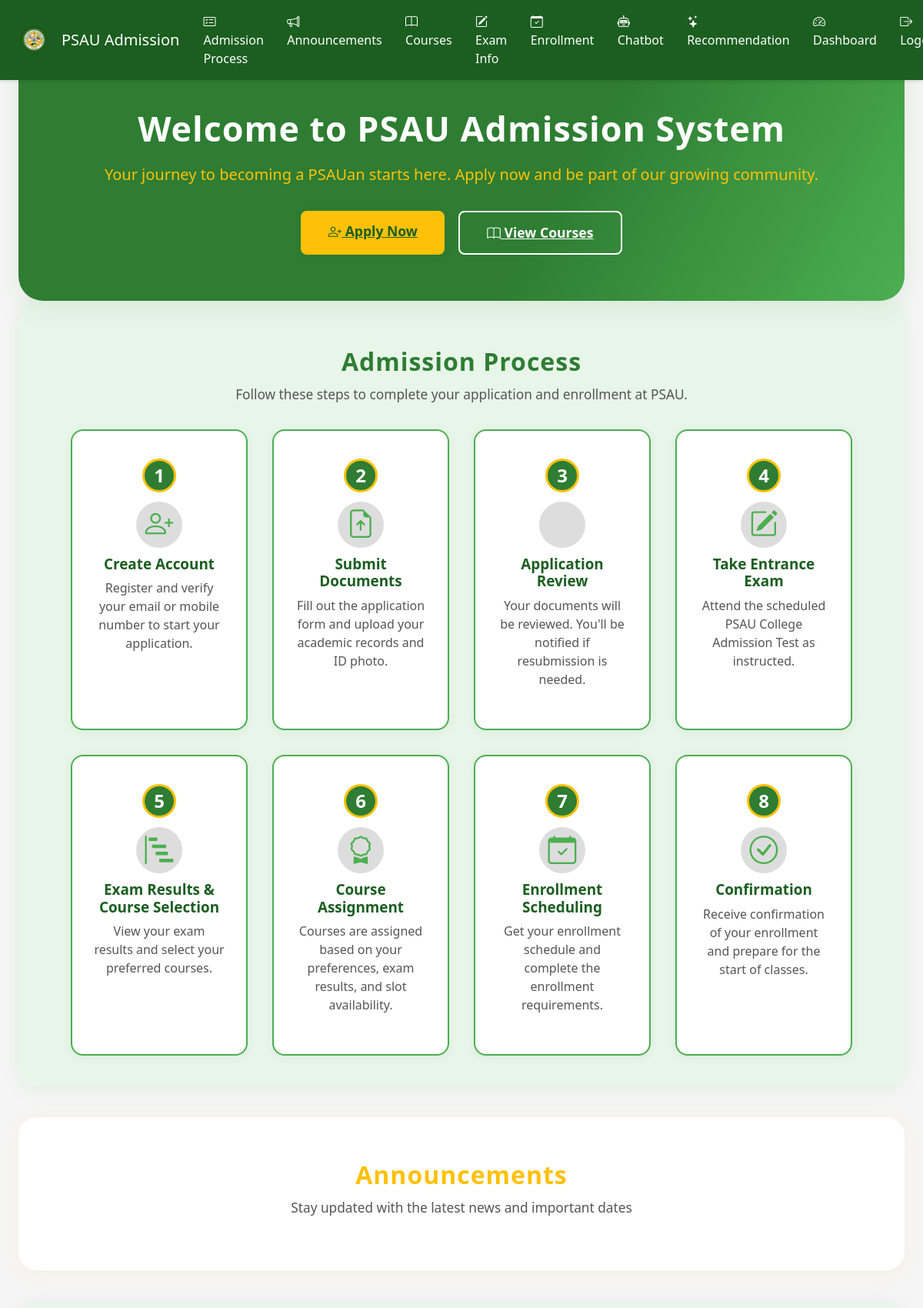
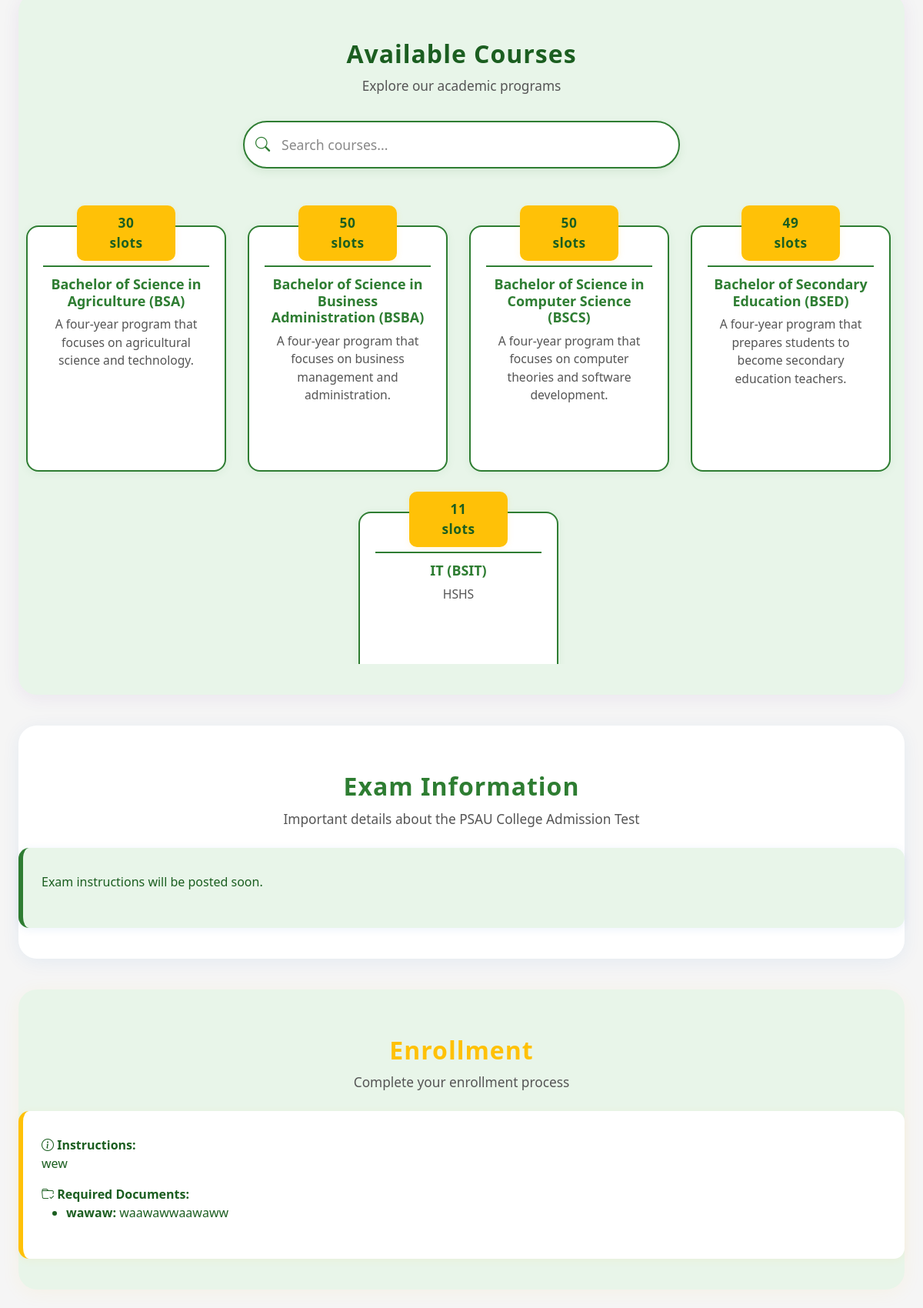
Page / (signed in, upper part) on the committed database (2 pictures, top to bottom).
### tables this page shows
CREATE TABLE `courses` (
  `id` int(11) NOT NULL,
  `course_code` varchar(50) NOT NULL,
  `course_name` varchar(100) NOT NULL,
  `description` text DEFAULT NULL,
  `total_capacity` int(11) NOT NULL DEFAULT 50,
  `enrolled_students` int(11) NOT NULL DEFAULT 0,
  `slots` int(11) NOT NULL DEFAULT 0,
  `created_at` timestamp NOT NULL DEFAULT current_timestamp()
);

CREATE TABLE `enrollment_instructions` (
  `id` int(11) NOT NULL,
  `instruction_text` text NOT NULL,
  `created_at` timestamp NOT NULL DEFAULT current_timestamp(),
  `updated_at` timestamp NULL DEFAULT NULL ON UPDATE current_timestamp()
);

CREATE TABLE `required_documents` (
  `id` int(11) NOT NULL,
  `document_name` varchar(255) NOT NULL,
  `description` text NOT NULL,
  `created_at` timestamp NOT NULL DEFAULT current_timestamp(),
  `updated_at` timestamp NULL DEFAULT NULL ON UPDATE current_timestamp()
);

### public/index.php (the view, shortened to what this page needs)
<?php
require_once '../includes/db_connect.php';
try {
    $stmt = $conn->prepare("SELECT * FROM courses ORDER BY course_name ASC");
    $stmt->execute();
    $courses = $stmt->fetchAll(PDO::FETCH_ASSOC);
    $stmt = $conn->prepare("SELECT * FROM exam_instructions ORDER BY created_at DESC LIMIT 1");
    $stmt->execute();
    $exam_instructions = $stmt->fetch(PDO::FETCH_ASSOC);
    $stmt = $conn->prepare("SELECT * FROM enrollment_instructions ORDER BY created_at DESC LIMIT 1");
    $stmt->execute();
    $enrollment_instructions = $stmt->fetch(PDO::FETCH_ASSOC);
    $stmt = $conn->prepare("SELECT document_name, description FROM required_documents ORDER BY id ASC");
    $stmt->execute();
    $enrollment_required_documents = $stmt->fetchAll(PDO::FETCH_ASSOC);
    $template = ob_get_clean();
    $announcement_html = '';
    $template = str_replace('', $announcement_html, $template);
    $course_html = '';
    foreach ($courses as $course) {
        $course_html .= '
        <div class="course-card">
            <div class="course-slot-header">' . $course['slots'] . ' slots</div>
            <h4>' . htmlspecialchars($course['course_name']) . ' (' . htmlspecialchars($course['course_code']) . ')</h4>
            <p>' . htmlspecialchars($course['description']) . '</p>
        </div>';
    }
    $template = str_replace('', $course_html, $template);
    $exam_html = '';
    $exam_html .= '';
    if ($exam_instructions) {
        $exam_html .= '<div class="mb-3"><strong><i class="bi bi-info-circle"></i> Instructions:</strong><br>' . nl2br(htmlspecialchars($exam_instructions['instruction_text'])) . '</div>';
    } else {
        $exam_html .= '<p>Exam instructions will be posted soon.</p>';
    }
    $template = str_replace('', $exam_html, $template);
    $enrollment_html = '';
    $enrollment_html .= '';
    if ($enrollment_instructions) {
        $enrollment_html .= '<div class="mb-3"><strong><i class="bi bi-info-circle"></i> Instructions:</strong><br>' . nl2br(htmlspecialchars($enrollment_instructions['instruction_text'])) . '</div>';
    } else {
        $enrollment_html .= '<p>Enrollment instructions will be posted soon.</p>';
    }
    if (!empty($enrollment_required_documents)) {
        $enrollment_html .= '';
        $enrollment_html .= '<div class="mt-3"><strong><i class="bi bi-folder-check"></i> Required Documents:</strong><ul>';
        foreach ($enrollment_required_documents as $doc) {
            $enrollment_html .= '<li><strong>' . htmlspecialchars($doc['document_name']) . ':</strong> ' . htmlspecialchars($doc['description']) . '</li>';
        }
        $enrollment_html .= '</ul></div>';
    }
    $template = str_replace('', $enrollment_html, $template);
    echo $template;
} catch (PDOException $e) {
    error_log("Database Error: " . $e->getMessage());
    include 'html/error.html';
}

### public/css/style.css (style rules this page uses)
:root { --psau-green: #2E7D32; --psau-light-green: #4CAF50; --psau-yellow: #FFC107; --psau-dark: #1B5E20; --psau-light: #e8f5e9; }
body { font-family: 'Segoe UI', Tahoma, Geneva, Verdana, sans-serif; background-color: #f5f5f5; padding-top: 60px; color: #333; }
.navbar { background-color: var(--psau-dark); padding: 0.5rem 1rem; box-shadow: 0 2px 4px rgba(0, 0, 0, 0.1); }
.navbar-brand { display: flex; align-items: center; gap: 0.75rem; }
.navbar-brand img { height: 40px; width: auto; }
.navbar-nav .nav-link { color: white !important; padding: 0.5rem 1rem; transition: all 0.3s ease; }
@media (min-width: 992px) { .navbar:not(.mobile-nav .navbar) { display: flex !important; } }
@media (min-width: 992px) { .navbar-nav .nav-item { margin: 0 0.25rem; } }
@media (min-width: 992px) { .navbar-nav .nav-link { padding: 0.5rem 1rem; border-radius: 6px; transition: all 0.3s ease; } }
@media (min-width: 992px) { .navbar-nav .nav-link i { margin-right: 0.5rem; } }
.navbar-brand img { height: 50px; margin-right: 10px; filter: drop-shadow(0 0 2px rgba(0,0,0,0.3)); }
.navbar-nav .nav-link { color: white !important; font-weight: 500; padding: 0.5rem 1rem; transition: all 0.3s; border-radius: 4px; margin: 0 0.2rem; }
.course-card { transition: transform 0.3s; margin-bottom: 1.5rem; height: 100%; border: none; box-shadow: 0 4px 6px rgba(0, 0, 0, 0.1); }
.step-icon { width: 60px; height: 60px; border-radius: 50%; background-color: #ddd; display: flex; justify-content: center; align-items: center; color: #fff; font-size: 24px; margin: 0 auto 15px; transition: all 0.3s ease; }
.step-number { width: 30px; height: 30px; background-color: var(--psau-green); color: white; border-radius: 50%; display: flex; align-items: center; justify-content: center; font-weight: bold; margin-right: 15px; flex-shrink: 0; }

### rows in the picture
courses: slots "30", course_name "Bachelor of Science in Agriculture", course_code "BSA", description "A four-year program that focuses on agricultural science and technology."
courses: slots "50", course_name "Bachelor of Science in Business Administration", course_code "BSBA", description "A four-year program that focuses on business management and administration."
courses: slots "50", course_name "Bachelor of Science in Computer Science", course_code "BSCS", description "A four-year program that focuses on computer theories and software development."
courses: slots "49", course_name "Bachelor of Secondary Education", course_code "BSED", description "A four-year program that prepares students to become secondary education teachers."
courses: slots "11", course_name "IT", course_code "BSIT", description "HSHS"
enrollment_instructions: instruction_text "wew"
required_documents: document_name "wawaw", description "waawawwaawaww"
